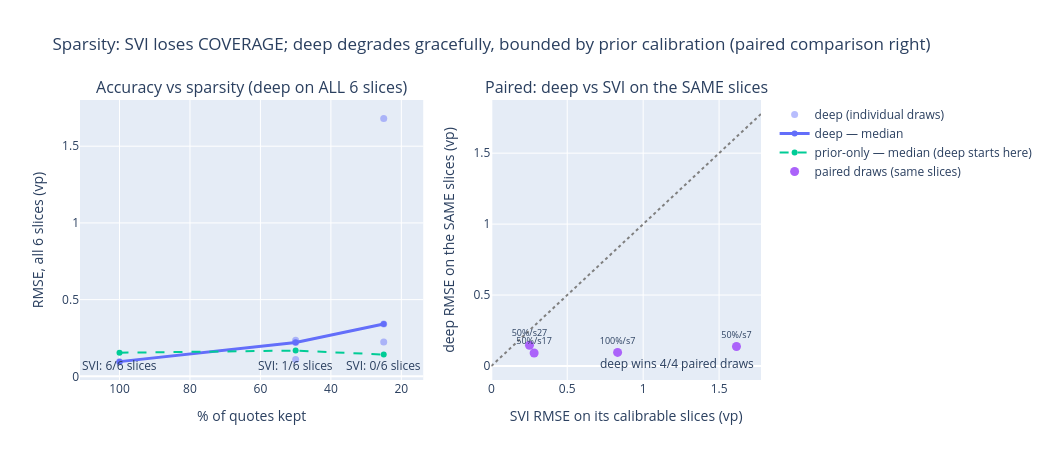

Write notebook code for a chart like this one.
### Markdown cell above
## 4. Robustness to quote sparsity — a fair, multi-seed comparison

Quotes are subsampled (100% → 50% → 25%) and the deep smoother is compared against **per-slice
SVI** on the dense truth restricted to the quoted maturities.

**Three defects fixed across v5/v6:**

1. **Prior leakage** (fixed in v5): the prior/collocation/scaling were calibrated on the full
   quote set inside the subsampling loop — the deep model kept seeing quotes SVI was denied,
   which is why its RMSE *fell* as data was removed. Everything is now refit per subsample.
2. **Prior-calibration instability** (fixed in v6): with the leak removed, one 50% subsample
   produced 14.2 vp — the naive ATM-interp in `fit_prior` clamped on one-sided slices and
   corrupted θ(τ). `fit_prior` is now robust (nearest-ATM proxy + joint 5-parameter refinement),
   and the **prior-only RMSE is printed per run**: if a run still blows up, that column says
   whether the prior or the corrector failed.
3. **Single-seed lottery** (fixed in v6): one subsample draw is one lottery ticket (the old 25%
   run beat the old 50% run purely by draw). Each fraction now runs `SPARSITY_SEEDS` draws;
   the figure shows individual draws and the median.

**Non-comparable denominators — including ACROSS FRACTIONS** (v7). `svi_surface_rmse` skips
slices with `< MIN_PTS_SLICE` points, so its RMSE is *conditional on the slices it can
calibrate* — a conditioning set that CHANGES with the fraction. The v6 figure connected SVI's
medians across fractions and produced "SVI improves under sparsity" (0.83 vp at 100% → 0.27 vp
at 50%): a pure conditioning artifact — at 50% SVI was scored on the 1–2 easiest surviving
slices. v7 therefore draws **no cross-fraction SVI line**; the deep-vs-SVI comparison is
**paired**, draw by draw, on the *same* slices.

At 25% the ~14 surviving quotes average ~2.3 points/slice: no slice reaches 6, SVI returns `n/a`.
That is a **coverage** failure — the point of the section — not an accuracy one.

**The honest headline:** the deep smoother's sparsity robustness is *inherited from the prior's
calibration robustness*. The prior×corrector architecture moves the failure point; it does not
remove it.

### Code cell
# --- NB02 quasi-explicit SVI (compact copy, the parametric contender) ---
def _svi_inner(m, s, k, w, wt):
    y = (k - m) / s; z = onp.sqrt(y * y + 1.0)
    A = onp.column_stack([onp.ones_like(y), y, z])
    wmax = float(max(w.max(), 1e-6))
    cons = [{"type": "ineq", "fun": lambda x: x[2]},
            {"type": "ineq", "fun": lambda x: 4 * s - x[2]},
            {"type": "ineq", "fun": lambda x: x[2] - x[1]},
            {"type": "ineq", "fun": lambda x: x[2] + x[1]},
            {"type": "ineq", "fun": lambda x: (4 * s - x[2]) - x[1]},
            {"type": "ineq", "fun": lambda x: x[1] - (x[2] - 4 * s)},
            {"type": "ineq", "fun": lambda x: x[0]},
            {"type": "ineq", "fun": lambda x: wmax - x[0]}]
    r = minimize(lambda x: float(onp.sum(wt * (A @ x - w) ** 2)),
                 onp.array([onp.median(w), 0.0, min(2 * s, wmax)]),
                 jac=lambda x: 2.0 * A.T @ (wt * (A @ x - w)), method="SLSQP", constraints=cons,
                 options={"maxiter": 200, "ftol": 1e-14})
    return r.x, r.fun


def fit_svi_slice_np(k, w, wt):
    best = None
    for m0, s0 in ((0.0, 0.1), (0.0, 0.2)):
        r = minimize(lambda ms: _svi_inner(ms[0], onp.exp(ms[1]), k, w, wt)[1], [m0, onp.log(s0)],
                     method="Nelder-Mead", options={"maxiter": 300})
        x, f_ = _svi_inner(r.x[0], float(onp.exp(r.x[1])), k, w, wt)
        if best is None or f_ < best[0]:
            a, d, c = x; b = c / float(onp.exp(r.x[1]))
            rho = float(onp.clip(d / c, -0.999, 0.999)) if c > 1e-12 else 0.0
            best = (f_, dict(a=float(a), b=float(b), rho=rho,
                             m=float(r.x[0]), s=float(onp.exp(r.x[1]))))
    return best[1]


def svi_surface_rmse(kq, tq, wq, wtq):
    """Per-slice SVI at the QUOTED maturities of the truth grid; skips slices < MIN_PTS.
    Returns (rmse, covered_row_indices) so the deep model can be scored on the SAME slices:
    SVI's RMSE is CONDITIONAL on calibrability and is not comparable to a 6-slice average."""
    errs, covered_idx = [], []
    for i, t in enumerate(TT[:, 0]):
        msk = onp.isclose(tq, t)
        if msk.sum() < MIN_PTS_SLICE:
            continue
        p = fit_svi_slice_np(kq[msk], wq[msk], wtq[msk])
        w_hat = onp.asarray(svi_raw(np.array(KK[i]), **p))
        errs.append(onp.sqrt(onp.maximum(w_hat, 1e-12) / t) - onp.sqrt(WW[i] / t))
        covered_idx.append(i)
    if not errs:
        return onp.nan, covered_idx
    return float(onp.sqrt(onp.mean(onp.concatenate(errs) ** 2))), covered_idx


rows = []
for frac in (1.0, 0.5, 0.25):
    seeds = (SPARSITY_SEEDS[0],) if frac == 1.0 else SPARSITY_SEEDS   # frac=1 keeps everything
    for sd in seeds:
        r = onp.random.default_rng(sd)
        keep = r.random(len(kq)) < frac
        kq_f, tq_f, wq_f = kq[keep], tq[keep], wq[keep]
        wtq_f = iv_target_weights(wq_f, tq_f)

        # CRITICAL: prior, collocation and input scaling refit on the SUBSAMPLE (no leakage).
        pr_p_f = fit_prior(kq_f, tq_f, wq_f, wtq_f)
        pr_f = make_prior(**pr_p_f)
        prior_only = prior_rmse_iv(pr_f, kq_f, tq_f, wq_f)

        klo_f, khi_f = float(kq_f.min()), float(kq_f.max())
        tlo_f, thi_f = float(tq_f.min()), float(tq_f.max())
        G_f = make_collocation(klo_f, khi_f, tlo_f, thi_f)
        elo_f, ehi_f = ext_range(klo_f, khi_f)
        ext_f = (elo_f, ehi_f, tlo_f, thi_f)

        wm = make_model(pr_f, max(abs(elo_f), abs(ehi_f)),
                        (tlo_f + thi_f) / 2, (thi_f - tlo_f) / 2)
        p_fit, _ = train_logged(wm, init_mlp([2, *HIDDEN, 1], seed=SEED), kq_f, tq_f, wq_f, wtq_f,
                                G_f, LAMBDA_BFLY, LAMBDA_CAL, EPOCHS_ABL,
                                n_logs=3, ext_dom=ext_f)

        deep_all = rmse_iv_on_grid(wm, p_fit, KK, TT, WW)
        svi_rmse, cov_idx = svi_surface_rmse(kq_f, tq_f, wq_f, wtq_f)
        ncov = len(cov_idx)
        deep_cov = (rmse_iv_on_grid(wm, p_fit, KK[cov_idx], TT[cov_idx], WW[cov_idx])
                    if ncov else None)

        gc_f = gj_conditions(**pr_p_f, t_hi=thi_f, t_lo=tlo_f)
        rows.append(dict(frac=frac, seed=sd, n=int(keep.sum()),
                         prior_rmse=prior_only, gj_ok=gc_f["gj_ok"],
                         deep=deep_all * 100,
                         deep_cov=deep_cov * 100 if ncov else None,
                         svi=svi_rmse * 100 if ncov else None,
                         svi_slices=ncov))
        svi_txt = f"{svi_rmse*100:6.3f}" if ncov else "   n/a"
        cov_txt = f"{deep_cov*100:6.3f}" if ncov else "   n/a"
        print(f"kept {frac*100:>4.0f}% seed {sd:>2} (n={keep.sum():>3}) | "
              f"prior-only {prior_only:6.3f}{'' if gc_f['gj_ok'] else ' [GJ FAIL]'} | "
              f"deep[all] {deep_all*100:6.3f} | "
              f"deep[SVI's {ncov}] {cov_txt} | SVI {svi_txt} vp | "
              f"{ncov}/{len(TT[:,0])} calibrable")

print("\nReading guide: if a deep run is bad AND its prior-only RMSE is bad, the PRIOR calibration\n"
      "failed on that draw (not the corrector). Deep degradation should be graceful in the MEDIAN;\n"
      "single draws fluctuate because subsampling changes both information AND noise.")

# ---------- figure: individual draws + medians ----------
def _med(vals):
    v = [x for x in vals if x is not None]
    return float(onp.median(v)) if v else None


fracs = sorted({r_["frac"] for r_ in rows}, reverse=True)
fr_pct = [f * 100 for f in fracs]
med_deep = [_med([r_["deep"] for r_ in rows if r_["frac"] == f]) for f in fracs]
med_pri  = [_med([r_["prior_rmse"] for r_ in rows if r_["frac"] == f]) for f in fracs]

fig = make_subplots(rows=1, cols=2, column_widths=[0.56, 0.44], subplot_titles=(
    "Accuracy vs sparsity (deep on ALL 6 slices)",
    "Paired: deep vs SVI on the SAME slices"))

# Panel A: deep degradation + the prior floor. NO SVI line: its RMSE is conditional on a
# calibrability set that changes with the fraction and is not comparable across fractions.
fig.add_trace(go.Scatter(x=[r_["frac"] * 100 for r_ in rows], y=[r_["deep"] for r_ in rows],
                         mode="markers", name="deep (individual draws)",
                         marker=dict(color="#636efa", size=7, opacity=0.45)), 1, 1)
fig.add_trace(go.Scatter(x=fr_pct, y=med_deep, mode="lines+markers",
                         name="deep — median", line=dict(color="#636efa", width=3)), 1, 1)
fig.add_trace(go.Scatter(x=fr_pct, y=med_pri, mode="lines+markers",
                         name="prior-only — median (deep starts here)",
                         line=dict(color="#00cc96", dash="dash")), 1, 1)
for f in fracs:
    ncovs = [r_["svi_slices"] for r_ in rows if r_["frac"] == f]
    fig.add_annotation(x=f * 100, y=0, yref="paper", yanchor="bottom", showarrow=False,
                       text=f"SVI: {int(onp.median(ncovs))}/6 slices", row=1, col=1)

# Panel B: like-for-like. One point per draw where SVI is calibrable; x = SVI RMSE, y = deep
# RMSE on SVI's OWN slices. Below the diagonal = deep wins on identical slices.
paired = [r_ for r_ in rows if r_["svi"] is not None and r_["deep_cov"] is not None]
if paired:
    pmax = max(max(r_["svi"] for r_ in paired), max(r_["deep_cov"] for r_ in paired)) * 1.1
    fig.add_trace(go.Scatter(x=[0, pmax], y=[0, pmax], mode="lines", showlegend=False,
                             line=dict(color="grey", dash="dot")), 1, 2)
    fig.add_trace(go.Scatter(
        x=[r_["svi"] for r_ in paired], y=[r_["deep_cov"] for r_ in paired],
        mode="markers+text", name="paired draws (same slices)",
        text=[f"{r_['frac']*100:.0f}%/s{r_['seed']}" for r_ in paired],
        textposition="top center", textfont=dict(size=9),
        marker=dict(color="#ab63fa", size=9)), 1, 2)
    n_win = sum(r_["deep_cov"] < r_["svi"] for r_ in paired)
    fig.add_annotation(x=0.98, y=0.02, xref="x2 domain", yref="y2 domain", showarrow=False,
                       xanchor="right", text=f"deep wins {n_win}/{len(paired)} paired draws")
fig.update_xaxes(title_text="% of quotes kept", autorange="reversed", row=1, col=1)
fig.update_yaxes(title_text="RMSE, all 6 slices (vp)", row=1, col=1)
fig.update_xaxes(title_text="SVI RMSE on its calibrable slices (vp)", row=1, col=2)
fig.update_yaxes(title_text="deep RMSE on the SAME slices (vp)", row=1, col=2)
fig.update_layout(width=1050, height=460,
                  title="Sparsity: SVI loses COVERAGE; deep degrades gracefully, bounded by "
                        "prior calibration (paired comparison right)")
fig.show()

### Figure 1 — Plotly figure (JSON) as saved in the notebook; plotly's stock layout.template omitted (floating-point values rounded to 4 significant figures)
{"data": [{"marker": {"color": "#636efa", "opacity": 0.45, "size": 7}, "mode": "markers", "name": "deep (individual draws)", "type": "scatter", "x": [100, 50, 50, 50, 25, 25, 25], "xaxis": "x", "y": [0.09581, 0.2205, 0.1094, 0.2355, 0.3408, 1.681, 0.2245], "yaxis": "y"}, {"line": {"color": "#636efa", "width": 3}, "mode": "lines+markers", "name": "deep — median", "type": "scatter", "x": [100, 50, 25], "xaxis": "x", "y": [0.09581, 0.2205, 0.3408], "yaxis": "y"}, {"line": {"color": "#00cc96", "dash": "dash"}, "mode": "lines+markers", "name": "prior-only — median (deep starts here)", "type": "scatter", "x": [100, 50, 25], "xaxis": "x", "y": [0.1538, 0.1678, 0.1418], "yaxis": "y"}, {"line": {"color": "grey", "dash": "dot"}, "mode": "lines", "showlegend": false, "type": "scatter", "x": [0, 1.776], "xaxis": "x2", "y": [0, 1.776], "yaxis": "y2"}, {"marker": {"color": "#ab63fa", "size": 9}, "mode": "markers+text", "name": "paired draws (same slices)", "text": ["100%/s7", "50%/s7", "50%/s17", "50%/s27"], "textfont": {"size": 9}, "textposition": "top center", "type": "scatter", "x": [0.8315, 1.615, 0.282, 0.2512], "xaxis": "x2", "y": [0.09581, 0.1375, 0.09139, 0.1466], "yaxis": "y2"}], "layout": {"annotations": [{"font": {"size": 16}, "showarrow": false, "text": "Accuracy vs sparsity (deep on ALL 6 slices)", "x": 0.252, "xanchor": "center", "xref": "paper", "y": 1, "yanchor": "bottom", "yref": "paper"}, {"font": {"size": 16}, "showarrow": false, "text": "Paired: deep vs SVI on the SAME slices", "x": 0.802, "xanchor": "center", "xref": "paper", "y": 1, "yanchor": "bottom", "yref": "paper"}, {"showarrow": false, "text": "SVI: 6/6 slices", "x": 100, "xref": "x", "y": 0, "yanchor": "bottom", "yref": "y"}, {"showarrow": false, "text": "SVI: 1/6 slices", "x": 50, "xref": "x", "y": 0, "yanchor": "bottom", "yref": "y"}, {"showarrow": false, "text": "SVI: 0/6 slices", "x": 25, "xref": "x", "y": 0, "yanchor": "bottom", "yref": "y"}, {"showarrow": false, "text": "deep wins 4/4 paired draws", "x": 0.98, "xanchor": "right", "xref": "x2 domain", "y": 0.02, "yref": "y2 domain"}], "height": 460, "title": {"text": "Sparsity: SVI loses COVERAGE; deep degrades gracefully, bounded by prior calibration (paired comparison right)"}, "width": 1050, "xaxis": {"anchor": "y", "autorange": "reversed", "domain": [0, 0.504], "title": {"text": "% of quotes kept"}}, "xaxis2": {"anchor": "y2", "domain": [0.604, 1], "title": {"text": "SVI RMSE on its calibrable slices (vp)"}}, "yaxis": {"anchor": "x", "domain": [0, 1], "title": {"text": "RMSE, all 6 slices (vp)"}}, "yaxis2": {"anchor": "x2", "domain": [0, 1], "title": {"text": "deep RMSE on the SAME slices (vp)"}}}}
